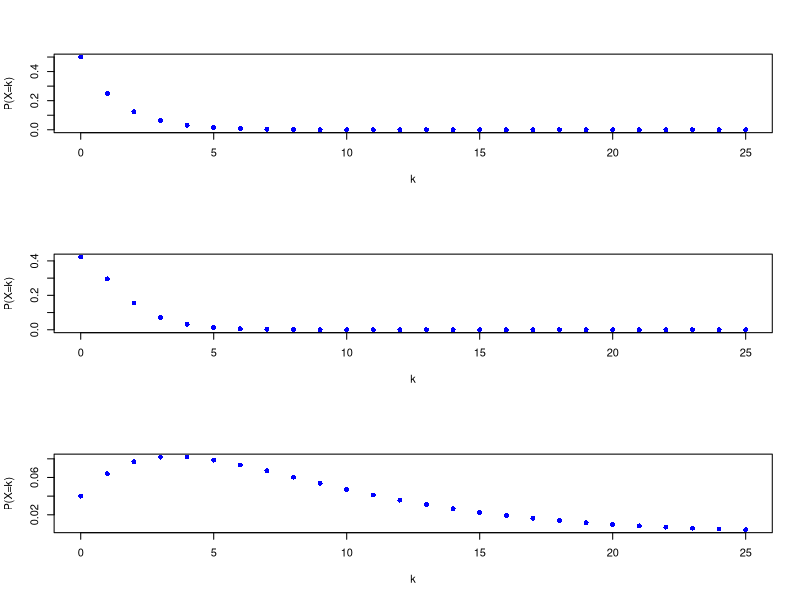

Reproduce this figure in R.
par(mfrow=c(3,1))

x<-seq(from=0, to=25)
y <-dnbinom(x, size=1, p=1-0.5)
plot(x, y, col="blue", xlab="k", ylab="P(X=k)", pch=16)

x<-seq(from=0, to=25)
y <-dnbinom(x, size=2, p=1-0.35)
plot(x, y, col="blue", xlab="k", ylab="P(X=k)", pch=16)

x<-seq(from=0, to=25)
y <-dnbinom(x, size=2, p=1-0.8)
plot(x, y, col="blue", xlab="k", ylab="P(X=k)", pch=16)